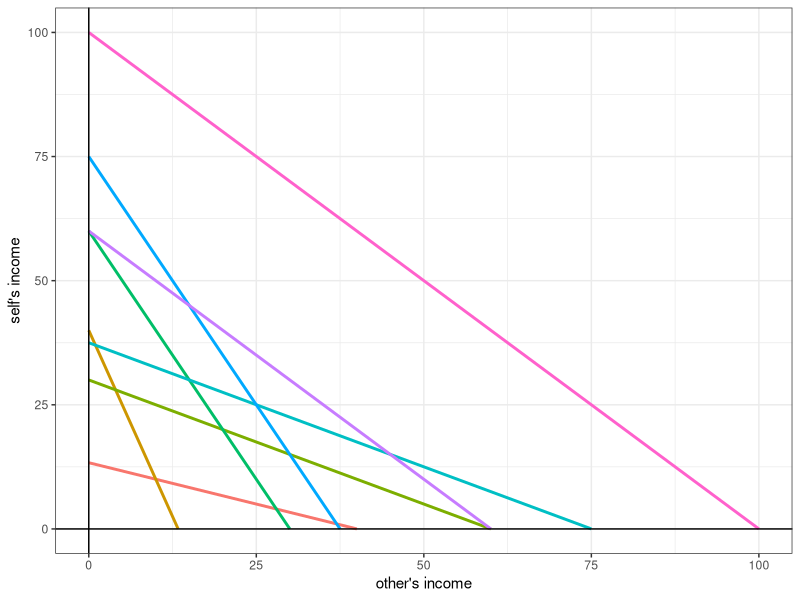

Write R code to recreate this figure.
## ---- chunk 1

library(dplyr)
library(ggplot2)
library(tidyr)

params<-data.frame((read.csv("AV2001parameters.csv")))
D<-read.csv("AV2001choices.csv")

D$id<-D$X

Keep<-(data.frame(D)
        %>% gather(Decision,keep,keep1:keep8)
        %>% mutate(Decision=(as.numeric(gsub("keep", "", Decision)))
                             )
)


knitr::kable((params))
## ---- chunk 2
params<-(params
         %>% mutate(
           maxSelf=income/pSelf,
           maxOther=income/pOther
         )
         )

(ggplot(params,aes(color=as.factor(X)))
  +geom_segment(aes(y=(income/pSelf),x=0,yend=0,xend=(income/pOther)),size=1)
  +theme_bw()
  +geom_hline(yintercept=0)
  +geom_vline(xintercept=0)
  +xlab("other's income")+ylab("self's income")
  +theme(legend.position="none")
)
## ---- chunk 3


params<-params %>% mutate(selfish=-1,PC=-1,PS=-1)

for (xx in unique(params$X)) {
  
  d<-params %>% filter(X==xx)
  pass<-0:d$income
  KeepGrid<-d$income-pass
  
  self<-(d$income-pass)/d$pSelf
  other<-pass/d$pOther
  
  Payoffselfish<-self
  Selfish<-KeepGrid[which.max(Payoffselfish)]
  
  PayoffPS<-self + other
  PS<-KeepGrid[which.max(PayoffPS)]
  
  PayoffPC<-self*(self<=other)+other*(self>other)
  PC<-KeepGrid[which.max(PayoffPC)]
  
  params[xx,]$selfish<-Selfish
  params[xx,]$PS<-PS
  params[xx,]$PC<-PC
  
  
  
}


SSR<- (Keep  %>% left_join(params %>% mutate(Decision=X) ,by="Decision")
  %>% mutate(resid2_selfish=(selfish-keep)^2,
             resid2_PC=(PC-keep)^2,
             resid2_PS=(PS-keep)^2,
             )
 %>% group_by(id)
 %>% summarize(SSR_selfish=sum(resid2_selfish),
               SSR_PC=sum(resid2_PC),
               SSR_PS=sum(resid2_PS))
)

TypeList<-c("Selfish","PC","PS")

SSR$type<-TypeList[apply(SSR %>% select(SSR_selfish,SSR_PC,SSR_PS),1,FUN=which.min)]
SSR<-(SSR %>% mutate(Perfect = (SSR_selfish*SSR_PC*SSR_PS)==0)
 %>% group_by(type,Perfect)
 %>% summarize(count = n())
)


knitr::kable(SSR)



